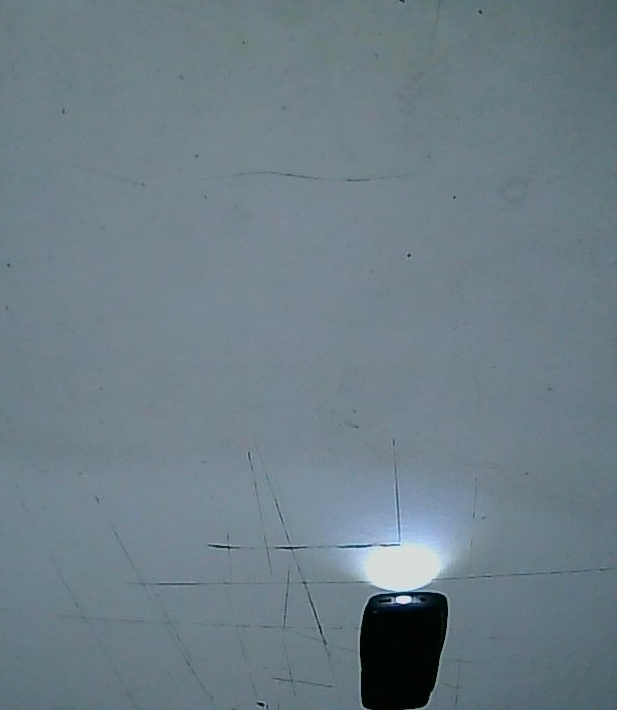
#> input picture testImages/tb1.jpg, 617 x 710 px
$ jupyter execute --allow-errors colorDetect.ipynb
#> lines starting #> are read from the running program, lines starting #| are printed output that depends on the picture; after the words box and inside, x2 and y2 are one past the last pixel; in counts of white or black regions, pixels touching at a corner belong together
#> (key q is pressed here)
#> (key q is pressed here)
[cell 1]
import numpy as np
import cv2

[cell 2]
# define the list of boundaries
boundaries = [
    ([122, 822, 102], [245,237, 211]),# light On
]

([17, 15, 100], [50, 56, 200])
Here, we are saying that all pixels in our image that have a R >= 100, B >= 15, and G >= 17 along with R <= 200, B <= 56, and G <= 50 will be considered red.

#> (a cell that did not finish here is left out)

[cell 4]
## Trackbar
def nothing(x):
    pass

cv2.namedWindow('image')

img = np.zeros((300,512,3), np.uint8)

# create trackbars for color change
cv2.createTrackbar('R','image',0,255,nothing)
cv2.createTrackbar('G','image',0,255,nothing)
cv2.createTrackbar('B','image',0,255,nothing)

# create switch for ON/OFF functionality
# switch = '0 : OFF \n1 : ON'
# cv2.createTrackbar(switch, 'image',0,1,nothing)

#> (the rest of this cell did not finish here and is left out)

# <center> Tracker

[cell 5]
def empty(a):
    pass

cv2.namedWindow("Track_bar")
cv2.resizeWindow("Track_bar", 640, 240)
cv2.createTrackbar("HUE_MIN", "Track_bar", 0, 179, empty)
cv2.createTrackbar("SAT_MIN", "Track_bar", 0, 255, empty)
cv2.createTrackbar("VAL_MIN", "Track_bar", 0, 255, empty)

cv2.createTrackbar("HUE_MAX", "Track_bar", 179, 179, empty)
cv2.createTrackbar("SAT_MAX", "Track_bar", 255, 255, empty)
cv2.createTrackbar("VAL_MAX", "Track_bar", 255, 255, empty)


img = cv2.imread(r'testImages/tb1.jpg')
#> img is the input picture: shape (710, 617, 3); mean B, G, R 134.7, 126, 110.2
imgHSV = cv2.cvtColor(img, cv2.COLOR_BGR2HSV)
#> imgHSV: shape (710, 617, 3); mean H, S, V 100.1, 49.7, 134.7
while True:
    # success, img = cam.read()

    # time.sleep(.07)
    hue_min = cv2.getTrackbarPos("HUE_MIN", "Track_bar")
    val_min = cv2.getTrackbarPos("VAL_MIN", "Track_bar")
    sat_min = cv2.getTrackbarPos("SAT_MIN", "Track_bar")
    hue_max = cv2.getTrackbarPos("HUE_MAX", "Track_bar")
    sat_max = cv2.getTrackbarPos("SAT_MAX", "Track_bar")
    val_max = cv2.getTrackbarPos("VAL_MAX", "Track_bar")
    print(hue_min, hue_max, sat_min, sat_max,val_min, val_max)

    lower = np.array([hue_min, sat_min, val_min])
    upper = np.array([hue_max, sat_max, val_max])

    mask = cv2.inRange(imgHSV, lower, upper)
#> mask: shape (710, 617); every value is 255
    imgRes = cv2.bitwise_and(img, img, mask=mask)
    cv2.imshow("mask", mask)
    cv2.imshow("bitImg", imgRes)

    if cv2.waitKey(1) & 0xFF == ord("q"):
#> (key q is pressed here)
        break

cv2.destroyAllWindows()

### mobile Detect=>
    - lower [ 19, 0, 11]
    - upper [ 152, 255, 255]
### lightColor =>
    - lower [ 0, 0, 204]
    - upper [ 95, 255, 255]

[cell 6]
import cv2
import numpy as np
def findColor(img, myColors):
    imgHSV = cv2.cvtColor(img, cv2.COLOR_BGR2HSV)

    for color in myColors:
        lower = np.array(color[0:3])
        upper = np.array(color[3:6])
        mask = cv2.inRange(imgHSV, lower, upper)
        x, y= getContours(mask)
        cv2.circle(outPut, (x, y), 14, (255,0,233), cv2.FILLED)
        cv2.imshow("img"+str(color[2]), mask)
#> this loop made 1 pass
#> (x, y) on pass 1: (308, 0)
#> pass 1, in findColor, `mask = cv2.inRange(imgHSV, lower, upper)`:
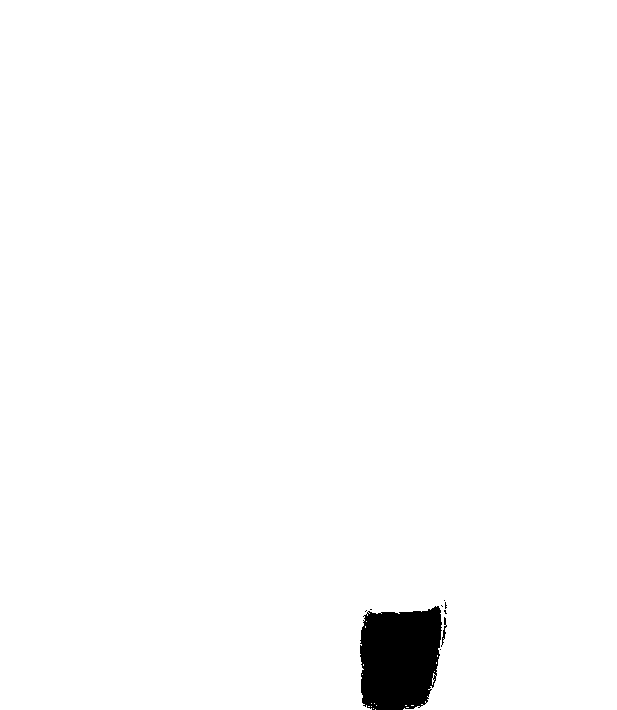
#> mask: shape (710, 617); 98.3% white; 9 black regions (7 under 20 px), largest, box (x1, y1, x2, y2) and area: (360, 606, 442, 710) 7217, (441, 617, 447, 647) 54
#> after the loop:
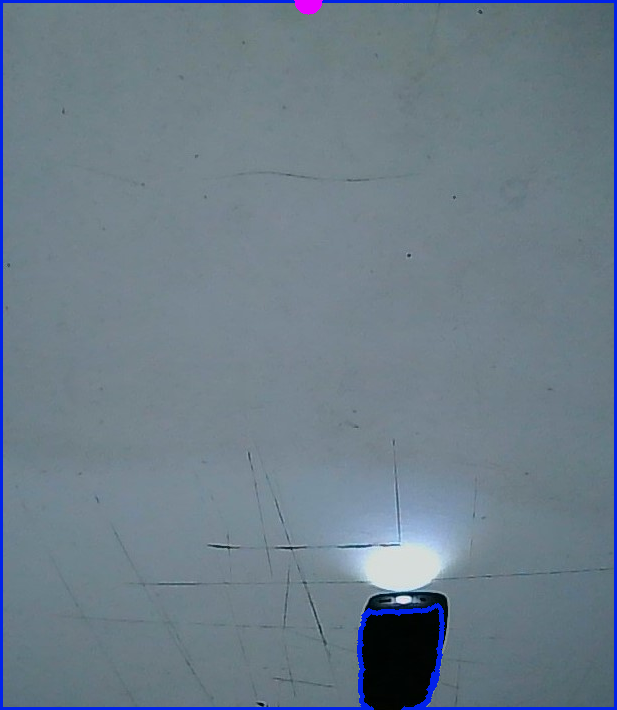
#> outPut: shape (710, 617, 3); 2.18% of pixels changed, all inside (x1, y1, x2, y2) = (0, 0, 617, 710)

$ run again, with testImages/tb12.jpg copied over testImages/tb1.jpg
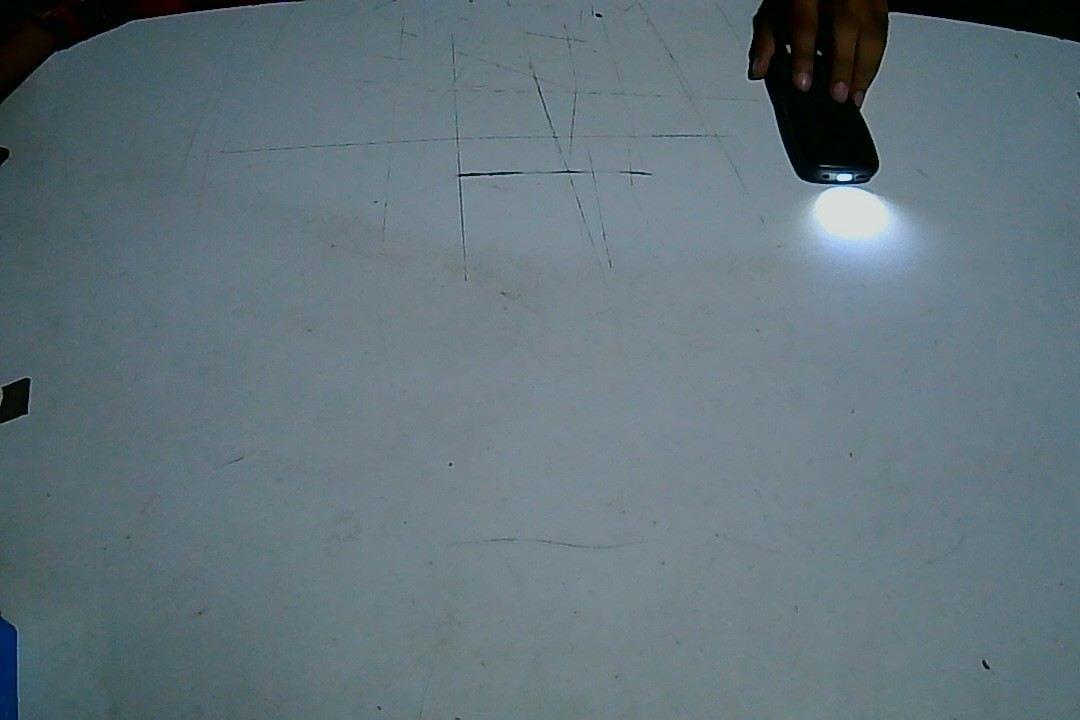
#> input picture testImages/tb12.jpg, 1080 x 720 px
#> img is the input picture: shape (720, 1080, 3); mean B, G, R 122.9, 115.2, 98.5
#> imgHSV: shape (720, 1080, 3); mean H, S, V 97.3, 59.8, 123.3
#> the loop in findColor, `for color in myColors:` made 1 pass
#> (x, y) on pass 1: (0, 0)
#> pass 1, in findColor, `mask = cv2.inRange(imgHSV, lower, upper)`:
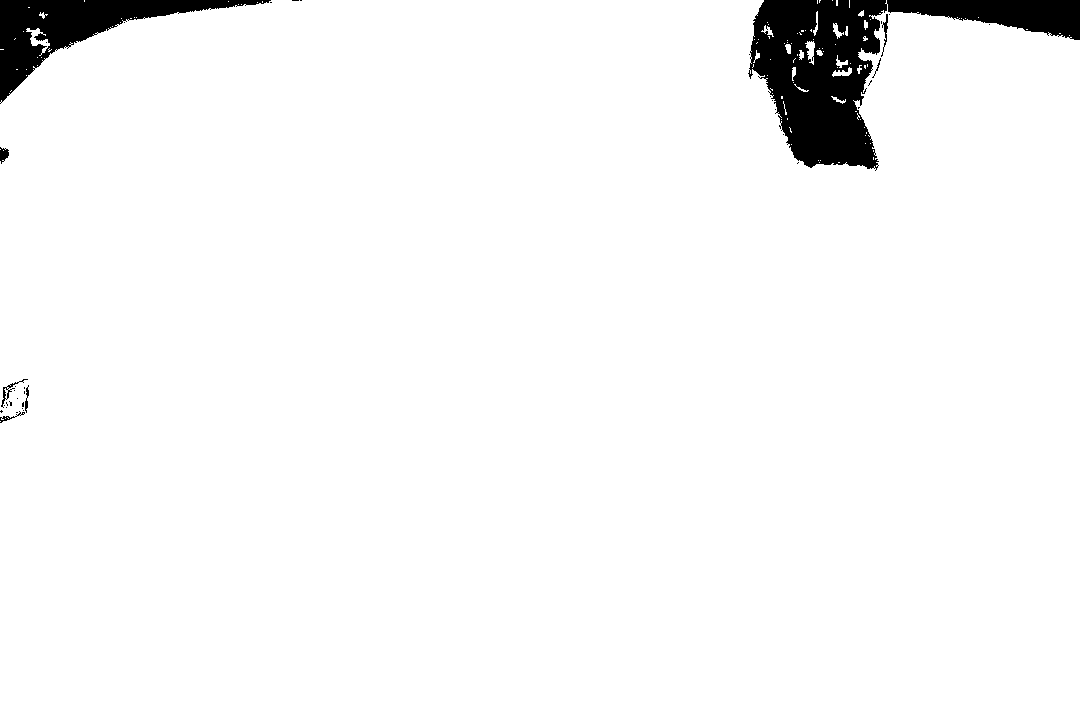
#> mask: shape (720, 1080); 96.3% white; 38 black regions (30 under 20 px), largest, box (x1, y1, x2, y2) and area: (748, 0, 1080, 171) 20460, (0, 0, 271, 104) 8149, (1, 379, 28, 408) 110
